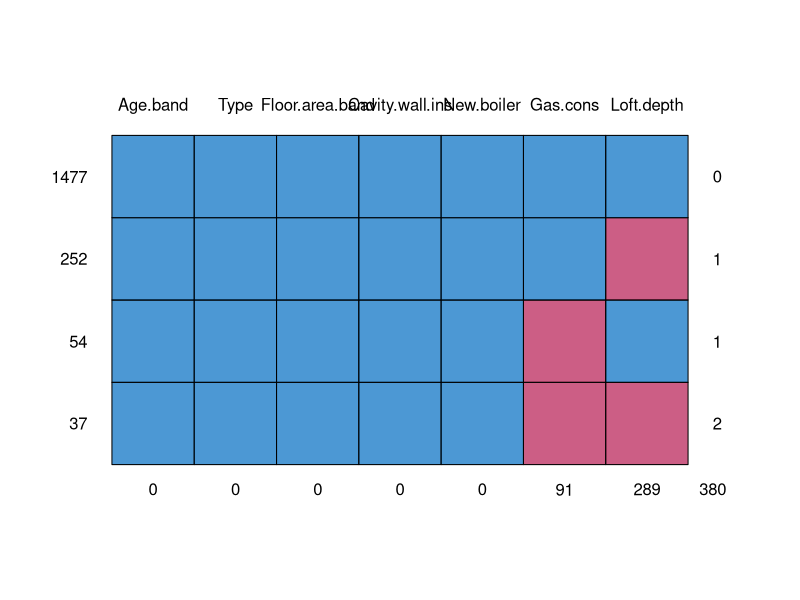
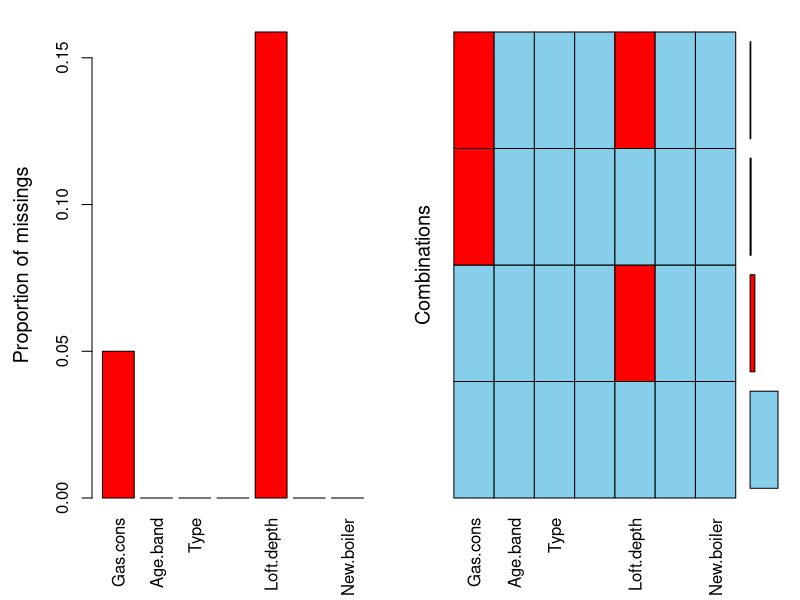
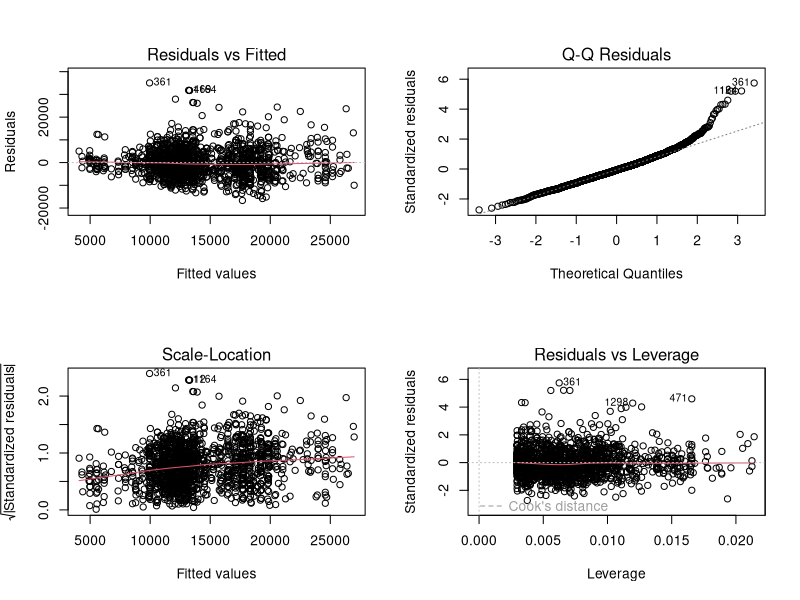

The R source for these figures, in order:
library(caret)
library(tidyverse)
library(ggplot2)
library(dplyr)
library(ggpubr)
library(xtable)
library(e1071)
library(viridis)
library(mice)
library(VIM)

NEED_ic <- read.table("data/NEED.NE.txt", header = TRUE)
NEED_dna <- drop_na(NEED_ic)
#cleansing
md.pattern(NEED_ic)
aggr(NEED_ic)

NEED <- complete(mice(NEED_ic, m=5,printFlag = FALSE),1)

NEED_mod <- lm(data = NEED, Gas.cons ~.)
NEED_dna_mod <- lm(data = NEED_dna, Gas.cons ~.)

summary(NEED_mod)
summary(NEED_dna_mod)

par(mfrow = c(2,2))
plot(NEED_mod)
par(mfrow = c(1,1))
